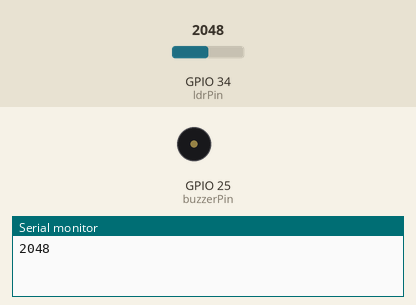
A sketch run on a simulated ESP32. Parts: buzzer (waves = sounding, pin HIGH), the last lines printed to the serial monitor. Inputs (shaded band) come from the test bench; at power-on: GPIO 34 (ldrPin) = 2048.

Above: at 0.1 s.
At 30.1 s:
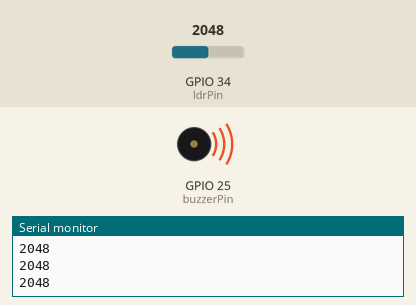
Timing chart, 0 to 31.6 s (numbered marks = the images above):
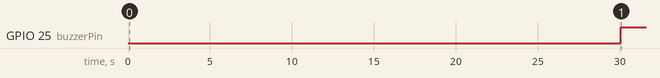

The sketch:

Esp32_approach.ino
```cpp
int ldrPin = 34;
int buzzerPin = 25;
unsigned long startTime = 0;
bool doorOpen = false;

void setup() {
  pinMode(buzzerPin, OUTPUT);
  digitalWrite(buzzerPin, LOW);
  Serial.begin(115200);
}

void loop() {
  int ldrValue = analogRead(ldrPin);
  Serial.println(ldrValue);

  if (ldrValue > 1000) {
    if (!doorOpen) {
      doorOpen = true;
      startTime = millis();
    } else if (millis() - startTime > 30000) {
      digitalWrite(buzzerPin, HIGH);
    }
  } else {
    doorOpen = false;
    digitalWrite(buzzerPin, LOW);
  }

  delay(100);
}
```

Measured:
- by itself, GPIO 25 (buzzerPin): LOW → HIGH at 30.1 s
